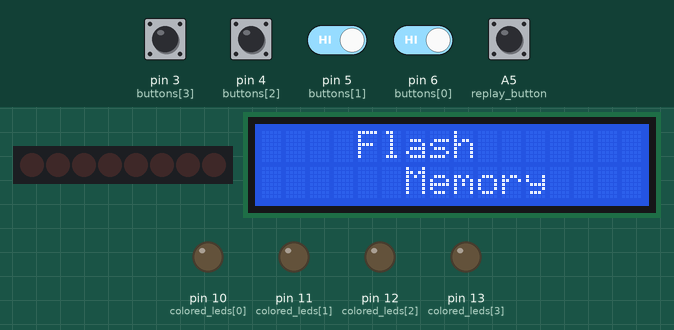
Recording of a sketch running on a simulated Arduino Uno, built with avr-gcc and run on an emulated ATmega328P. Parts: 8 shift-register outputs drawn as a row of LEDs (first output left, lit = HIGH), 16×2 character LCD, output pins drawn as LEDs (lit = HIGH). Wiring (inferred from the names in the program): shift register (74HC595): data pin 9; shift clock pin 7; latch pin 8. Wiring (inferred from the signals the program sends): row of LEDs: on Q0, Q1, Q2, Q3, Q4, Q5, Q6, Q7. Dashed ring = blinking. Inputs (shaded band) come from the test bench; at power-on: A5 (replay_button), pin 3 (buttons[3]), pin 4 (buttons[2]), pin 5 (buttons[1]), pin 6 (buttons[0]) HIGH. Random numbers use the default seed unless the sketch sets one; EEPROM starts erased; pins used as bus, display or sensor lines are not drawn.

Above: at 2.82 s.
3.3 s: pin 3 (buttons[3]) pulsed LOW 2 times (0.12 s each, 0.3 s apart)
At 3.77 s:
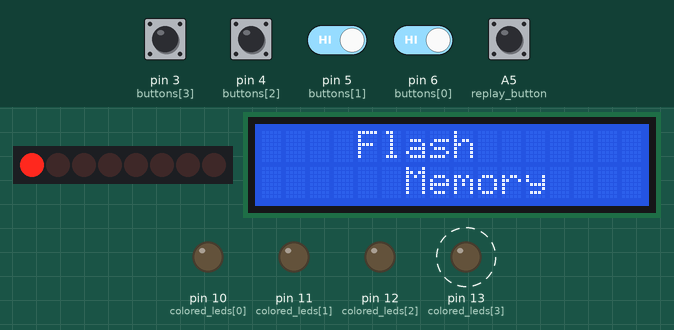
6.4 s: pin 4 (buttons[2]) pulled LOW for 0.15 s
At 6.67 s:
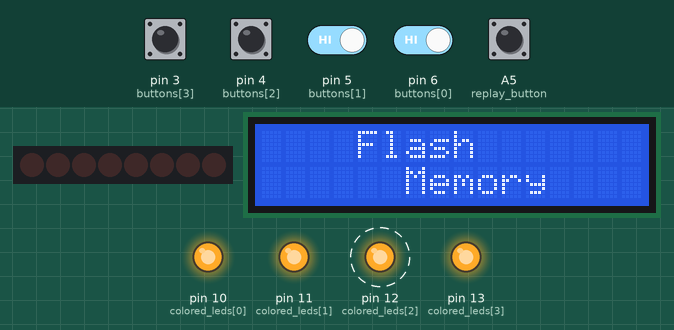
7.1 s: pin 5 (buttons[1]) driven LOW and pin 6 (buttons[0]) driven LOW
At 12.5 s:
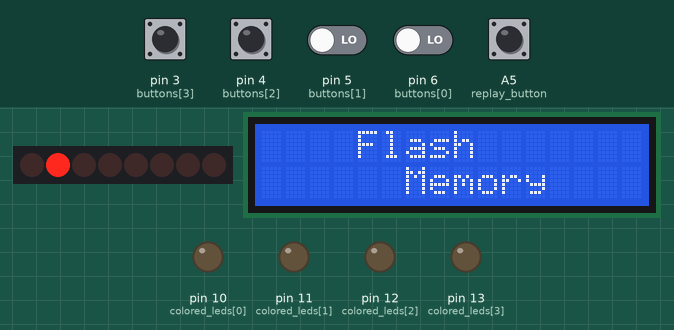
12.8 s: pin 3 (buttons[3]) pulled LOW for 0.15 s
At 12.97 s:
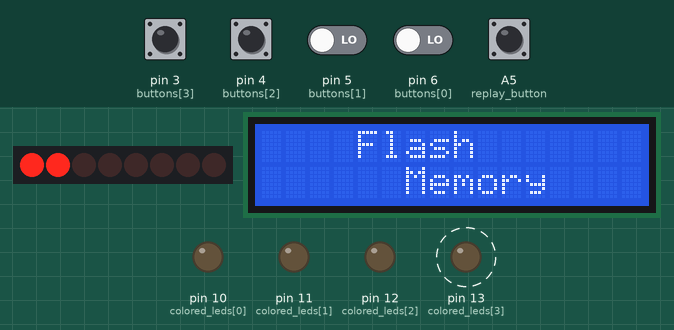
Timing chart, 0 to 14.5 s (numbered marks = the images above; inputs shaded):
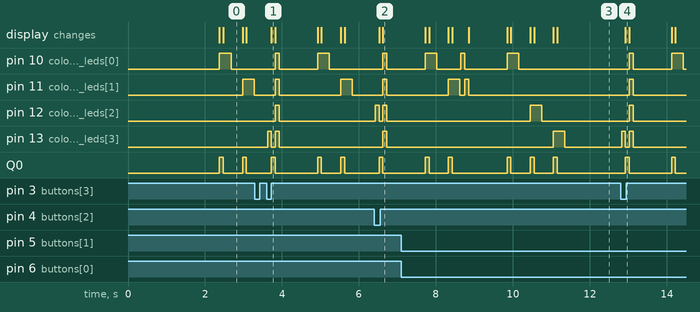

Measured:
- after the input at 3.3 s, pin 10 (colored_leds[0]): LOW → HIGH after 0.53 s, → LOW 0.10 s later, → HIGH 1.0 s later, → LOW 0.30 s later; pin 11 (colored_leds[1]): LOW → HIGH after 0.53 s, → LOW 0.10 s later, → HIGH 1.6 s later, → LOW 0.30 s later
- after the input at 6.4 s, pin 10 (colored_leds[0]), pin 11 (colored_leds[1]): LOW → HIGH after 0.23 s, → LOW 0.10 s later
- after the input at 7.1 s, pin 12 (colored_leds[2]): LOW → HIGH after 3.4 s, → LOW 0.30 s later; pin 13 (colored_leds[3]): LOW → HIGH after 4.0 s, → LOW 0.30 s later
- after the input at 12.8 s, pin 10 (colored_leds[0]): LOW → HIGH after 0.23 s, → LOW 0.10 s later, → HIGH 1.0 s later, → LOW 0.30 s later; pin 11 (colored_leds[1]): LOW → HIGH after 0.23 s, → LOW 0.10 s later
- what the display in image 0 shows lasts 0.5 s, from 2.5 s to 3.0 s

The sketch:

flash_memory.ino
```cpp
#include <LiquidCrystal.h>
#include <EEPROM.h>

// Button initalization
#define R_BUTT_PIN 6
#define G_BUTT_PIN 5
#define Y_BUTT_PIN 4
#define B_BUTT_PIN 3
#define REPLAY_BUTT_PIN A5


// LED initalization
#define R_LED 10
#define G_LED 11
#define Y_LED 12
#define B_LED 13


// IC LED & Buzzer initalization
#define IC_LEVEL_DATA 9
#define IC_LEVEL_LATCH 8
#define IC_LEVEL_CLOCK 7


// setting up game state for main loop
enum GameState {SHOW_SEQUENCE, WAIT_FOR_INPUT, LEVEL_COMPLETE, GAME_WON}; // for switch statement
GameState state_of_game = SHOW_SEQUENCE; //begin at showing sequence


//colored LEDS
int colored_leds[] = {10,11,12,13}; // colored LEDS
int level = 0; // start on level 1
bool level_over = false;
int total_flashing = 2; // initally, 2LEDS will flash. 6 max
int sequence[6] = {};
bool sequence_made = false;
int flash_index = 0;
bool led_on = false;
unsigned long last_LED_flash = millis();
unsigned long flash_delay = 300;


// White LEDS
int level_leds[] = {1,2,3,4,5};
int level_led = 1;


// BUTTONS
int buttons[] = {6,5,4,3}; //buttons
unsigned long last_debounce_time[4] = {0,0,0,0};
unsigned long debounce_delay = 25;
bool button_state[4] = {LOW,LOW,LOW,LOW};
bool last_button_state[4] = {LOW,LOW,LOW,LOW};


//replay button
int replay_button = A5;
bool replay_state = LOW;
bool last_replay_state = LOW;
unsigned long last_replay_debounce_time = 0;


// LCD screen
LiquidCrystal lcd{A0,A1,A2,A3,A4,2};
int row = 0;
int col = 0;


//player guess
int guess[8] = {};
int guess_index = 0;


//initalial setup
void setup()
{
 // Serial.begin(115200);
  //inialize random seed for sequencing
  unsigned long seed = 0;
  EEPROM.get(0, seed);
  if (seed == 0xFFFFFFFF) seed = 0; // handle blank EEPROM on first boot
  seed++;
  EEPROM.put(0, seed);
  randomSeed(seed);
  // burn through initial similar values
  for (int i = 0; i < 10; i++)
  {
      random(10, 14);
  }

  lcd.begin(16,2);
  show_title();

  //initalize colored LEDS
  for (int i = 0; i < 4; i++)
  {
    pinMode(colored_leds[i], OUTPUT);
  }

  //initalize buttons
  for (int i = 0; i < 4; i++)
  {
    pinMode(buttons[i], INPUT_PULLUP);
  }

  //inialitze replay button
  pinMode(replay_button, INPUT_PULLUP);


  //initalize level and buzzer IC
  pinMode(IC_LEVEL_DATA, OUTPUT);
  pinMode(IC_LEVEL_LATCH, OUTPUT);
  pinMode(IC_LEVEL_CLOCK, OUTPUT);

  // clear all IC outputs on startup
  digitalWrite(IC_LEVEL_LATCH, LOW);
  shiftOut(IC_LEVEL_DATA, IC_LEVEL_CLOCK, MSBFIRST, B00000000);
  digitalWrite(IC_LEVEL_LATCH, HIGH);

  delay(2000);
  last_LED_flash = millis(); // reset timer after delay
}


//display game title on LCD
void show_title()
{
  lcd.clear();
  lcd.setCursor(4,0);
  lcd.print("Flash");

  lcd.setCursor(6,1);
  lcd.print("Memory");
}

//randomly flash LEDS / SHOW SEQUENCE
void flash_leds()
{
  //stop showing sequence
  if (level_over)
  {
    return;
  }

  //adds pins to squence once
  if(!sequence_made)
  {
    //add LED pins to sequence
    for (int i = 0; i < total_flashing; i++)
    {
      sequence[i] = random(10,14); // colored LEDs are pins 10,11,12,13
    }
    sequence_made = true;
  }
  //time
  unsigned time_now = millis(); //current time


  //flash those led pins
  if(time_now - last_LED_flash >= flash_delay)
  {
    last_LED_flash = time_now;
    //if the LED is on, turn it off
    if(led_on)
    {
        digitalWrite(sequence[flash_index], LOW); // turn colored off
        led_on = false;
        flash_index++; // move to next LED


        //when completed the sequence
        if(flash_index >= total_flashing)
        {
          flash_index = 0;
          level_over = true;
        }
    }
    else // if LED is off, turn it on
    {
    digitalWrite(sequence[flash_index], HIGH);
    led_on = true;
    buzzer_sound();
    }
  }
}


// WAIT FOR INPUT
void player_input()
{
  //stop if level is complete
  if (!level_over)
  {
    return;
  }

  //check state of each of the 4 buttons
  for (int i = 0; i < 4; i++)
  {
    bool reading = digitalRead(buttons[i]); //read raw electrical state of button, unverified

    // check if the buttons reading changed
    if (reading != last_button_state[i])
    {
      last_debounce_time[i] = millis();
    }

    // check if button reading was stable
    if (millis() - last_debounce_time[i] > debounce_delay)
    {

      // if new state
      if (reading != button_state[i])
      {
        button_state[i] = reading; //confirmed state

        if (button_state[i] == LOW) //if high, go to handle function
        {
          handle_button_press(i);
        }
      }
    }
    last_button_state[i] = reading; //store raw reading for next comparison
  }
}


// compare player guess to sequence
void handle_button_press(int button_index)
{
  //Serial.print("PRESS DETECTED on button ");
 // Serial.println(button_index);

  int pressed_led = colored_leds[button_index];

  // flash player input
  digitalWrite(pressed_led, HIGH);
  delay(100); //delay doesnt cause much interference with program
  digitalWrite(pressed_led, LOW);

  //comparison
  if(pressed_led == sequence[guess_index])
  {
    guess_index++;

    //level complete
    if (guess_index >= total_flashing)
    {
      //won game
      if (level >= 4)
      {
        // light all 5 LEDs on win
        level = 5;
        initalize_level_leds();

        state_of_game = GAME_WON;
        lcd.clear();
        lcd.setCursor(5,0);
        lcd.print("YOU");

        lcd.setCursor(7,1);
        lcd.print("WIN!");
        return;
      }

      level++;
      total_flashing++;
      guess_index = 0;
      flash_index = 0;
      led_on = false;
      level_over = false;
      sequence_made = false;
      last_LED_flash = millis();
      state_of_game = SHOW_SEQUENCE;
     // Serial.println("level complete");

      initalize_level_leds(); // update IC output

      delay(1000); //delay to stop all input from user
    }
  }
  else // wrong guess
  {
    //Serial.print("Wrong button: ");
    //Serial.println(pressed_led);
    buzzer_sound(); // buzzes when wrong

    // flash LEDS when wrong guess
    for(int i = 0 ; i < 4; i++)
    {
      digitalWrite(colored_leds[i], HIGH);
    }
    delay(100);
    for(int i = 0 ; i < 4; i++)
    {
      digitalWrite(colored_leds[i], LOW);
    }

    //replay sequence
    guess_index = 0;
    flash_index = 0;
    led_on = false;
    level_over = false;
    last_LED_flash = millis();
    state_of_game = SHOW_SEQUENCE;
    delay(1000);
  }
}


// CHECK REPLAY
void replay_sequence()
{


  // rest of function...
  //only allow if waiting for player response
  if (state_of_game != WAIT_FOR_INPUT)
  {
    return;
  }

  bool reading = digitalRead(replay_button); //read current button state

  // if current read is different than last, change time
  if(reading != last_replay_state)
  {
    last_replay_debounce_time = millis();
  }

  if(millis() - last_replay_debounce_time > debounce_delay)
  {
    if(reading != replay_state)
    {
      replay_state = reading;

      // if clicked, replay sequence
      if(replay_state == LOW)
      {
        guess_index = 0;
        flash_index = 0;
        led_on = false;
        level_over = false;
        last_LED_flash = millis();
        state_of_game = SHOW_SEQUENCE;
      }
    }
  }
  last_replay_state = reading; //store to compare later
}


//LEVEL LEDS
void initalize_level_leds()
{
  byte led_data = 0; // start data chain with 0

  for(int i = 0; i < level; i++)
  {
    bitSet(led_data, level_leds[i] ); //turn ON the bit at that position.
  }


  //send data to IC
  digitalWrite(IC_LEVEL_LATCH, LOW); //wait for all input
  shiftOut(IC_LEVEL_DATA, IC_LEVEL_CLOCK, MSBFIRST, led_data); // shift data to clock by most significant bit first
  digitalWrite(IC_LEVEL_LATCH, HIGH); // release all bits
}


//BUZZER
void buzzer_sound()
{
  byte buzzer_data = 0;

  //preserve white leds
  for(int i = 0; i < level; i++)
  {
    bitSet(buzzer_data, level_leds[i]);
  }

  bitSet(buzzer_data, 0); // on
  digitalWrite(IC_LEVEL_LATCH, LOW);
  shiftOut(IC_LEVEL_DATA, IC_LEVEL_CLOCK, MSBFIRST, buzzer_data);
  digitalWrite(IC_LEVEL_LATCH, HIGH);

  delay(100);

  bitClear(buzzer_data, 0); // off
  digitalWrite(IC_LEVEL_LATCH, LOW);
  shiftOut(IC_LEVEL_DATA, IC_LEVEL_CLOCK, MSBFIRST, buzzer_data);
  digitalWrite(IC_LEVEL_LATCH, HIGH);
}


//main game
void loop()
{
  replay_sequence();   //always listening

  //main loop
  switch(state_of_game)
  {
    case SHOW_SEQUENCE:
     // Serial.println(level);
      flash_leds();
      if(level_over)
      {
        state_of_game = WAIT_FOR_INPUT;
      }
      break;

    case WAIT_FOR_INPUT:
      player_input();
      break;

    case LEVEL_COMPLETE:
      level++;
      total_flashing++; // 2..3..4..5..6
      state_of_game = SHOW_SEQUENCE;
      break;

    case GAME_WON:
      break;
    default:
      break;
  }

}
```
